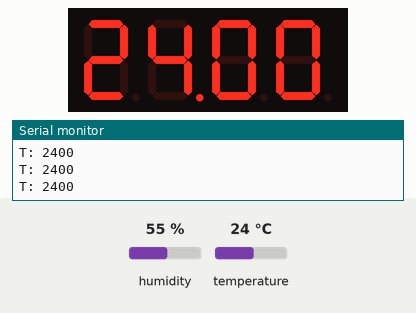
The sketch below on a simulated Arduino Uno, built with avr-gcc and run on an emulated ATmega328P. On the bench: 4-digit seven-segment display, the last lines printed to the serial monitor. The test bench sets the inputs (shaded band); at power-on: temperature 24 °C, humidity 55 %.

Above: at 2.8 s.
2.9 s: temperature set to 12 °C
At 5.2 s:
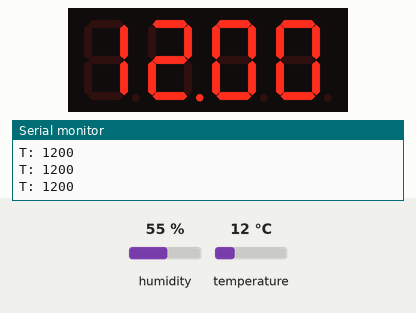
5.6 s: temperature set to 19 °C
At 6.8 s:
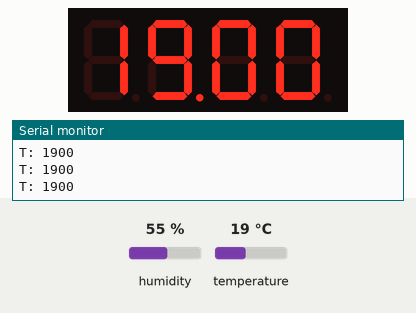
8.3 s: temperature set to 28 °C
At 10.9 s:
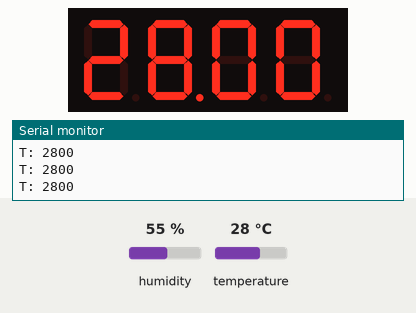
Timing chart, 0 to 12.4 s (numbered marks = the images above; inputs shaded):
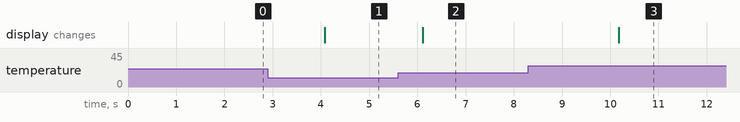

Measured:
- after the input at 2.9 s, the display: changes after 1.2 s (image 1)
- after the input at 5.6 s, the display: changes after 0.51 s (image 2)
- after the input at 8.3 s, the display: changes after 1.9 s (image 3)

The sketch:

Practica24.ino
```cpp
//#include  <LiquidCrystal.h>
#include "DHT.h"
#include "SevSeg.h"

SevSeg sevseg;
//LiquidCrystal lcd(12, 11, 5, 4, 3, 2);

// Definimos el pin digital donde se conecta el sensor
#define DHTPIN A0
// Dependiendo del tipo de sensor
#define DHTTYPE DHT11

DHT dht(DHTPIN, DHTTYPE);

//#define pinVentilador 9
//#define pinLampara 10

void setup() {

Serial.begin(9600);
 byte numDigits = 4;
  byte digitPins[] = {10, 11, 12, 13};
  byte segmentPins[] = {9, 2, 3, 5, 6, 8, 7, 4};

  bool resistorsOnSegments = true;
  bool updateWithDelaysIn = true;
  byte hardwareConfig = COMMON_ANODE;
  sevseg.begin(hardwareConfig, numDigits, digitPins, segmentPins, resistorsOnSegments);
  sevseg.setBrightness(90);
  dht.begin();
  pinMode(DHTPIN,INPUT);

//  lcd.begin(16, 2);
//  pinMode(pinVentilador, OUTPUT);
//  pinMode(pinLampara, OUTPUT);
//  editValsRelay(false,false);
//  lcd.home();
//
//  Serial.begin(9600);
//  lcd.clear();

}
//
//void editValsRelay(boolean rl1, boolean rl2)
//{
//  digitalWrite(pinVentilador, !rl1);
//  digitalWrite(pinLampara, !rl2);
//}

void showTempDisp(){
 float t = dht.readTemperature();

      if(!isnan(t)){
        String val = String(t);
        val.replace(".","");
        int v = val.toInt();
        Serial.println("T: "+String(val));
        sevseg.setNumber(v,2);

        sevseg.refreshDisplay();
        delay(2);
       }
}

void loop() {

  //delay(100);

   // Leemos la humedad relativa
  //float h = dht.readHumidity();
  // Leemos la temperatura en grados centígrados (por defecto)
  //float t = dht.readTemperature();
  // Leemos la temperatura en grados Fahrenheit
  //float f = dht.readTemperature(true);

  //lcd.clear();
  // Comprobamos si ha habido algún error en la lectura
//  if (isnan(t)){// || isnan(t) || isnan(f)) {
//
//    Serial.println("Error al obtener datos");
//  }
//  else
  {

 // float hif = dht.computeHeatIndex(f, h);
  //float hic = dht.computeHeatIndex(t, h, false);


//    if(t<=35){
//        editValsRelay(false,true);
//    }else if(t>35 && t<31){
//      editValsRelay(false,false);
//    }else{
//      editValsRelay(true,false);
//    }


//    lcd.print("HUM  "+String(h)+"  %");
//    lcd.setCursor(0,1);
//    lcd.print("TEMP "+String(t)+"C "+String(f)+"F");
//    Serial.print("Humedad: ");
//    Serial.print(h);
//    Serial.print(" %\t");
    //Serial.print("Temperatura: ");
    //Serial.print(t);
    //Serial.print(" *C ");
//    Serial.print(f);
//    Serial.print(" *F\t");
//    Serial.print("Índice de calor: ");
//    Serial.print(hic);
//    Serial.print(" *C ");
//    Serial.print(hif);
//    Serial.println(" *F");
  }

  showTempDisp();

}
```
